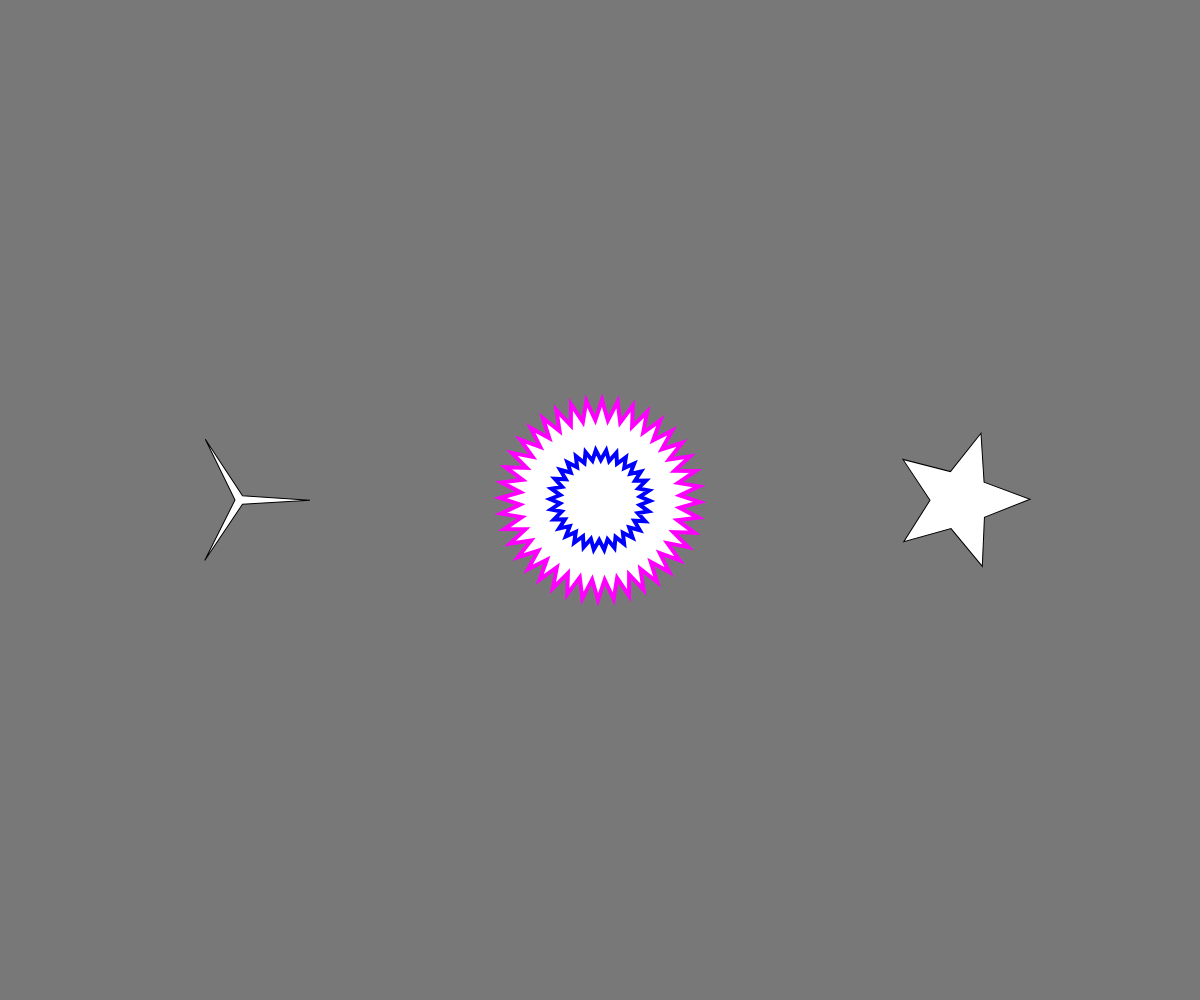
Frame 1 (no input)
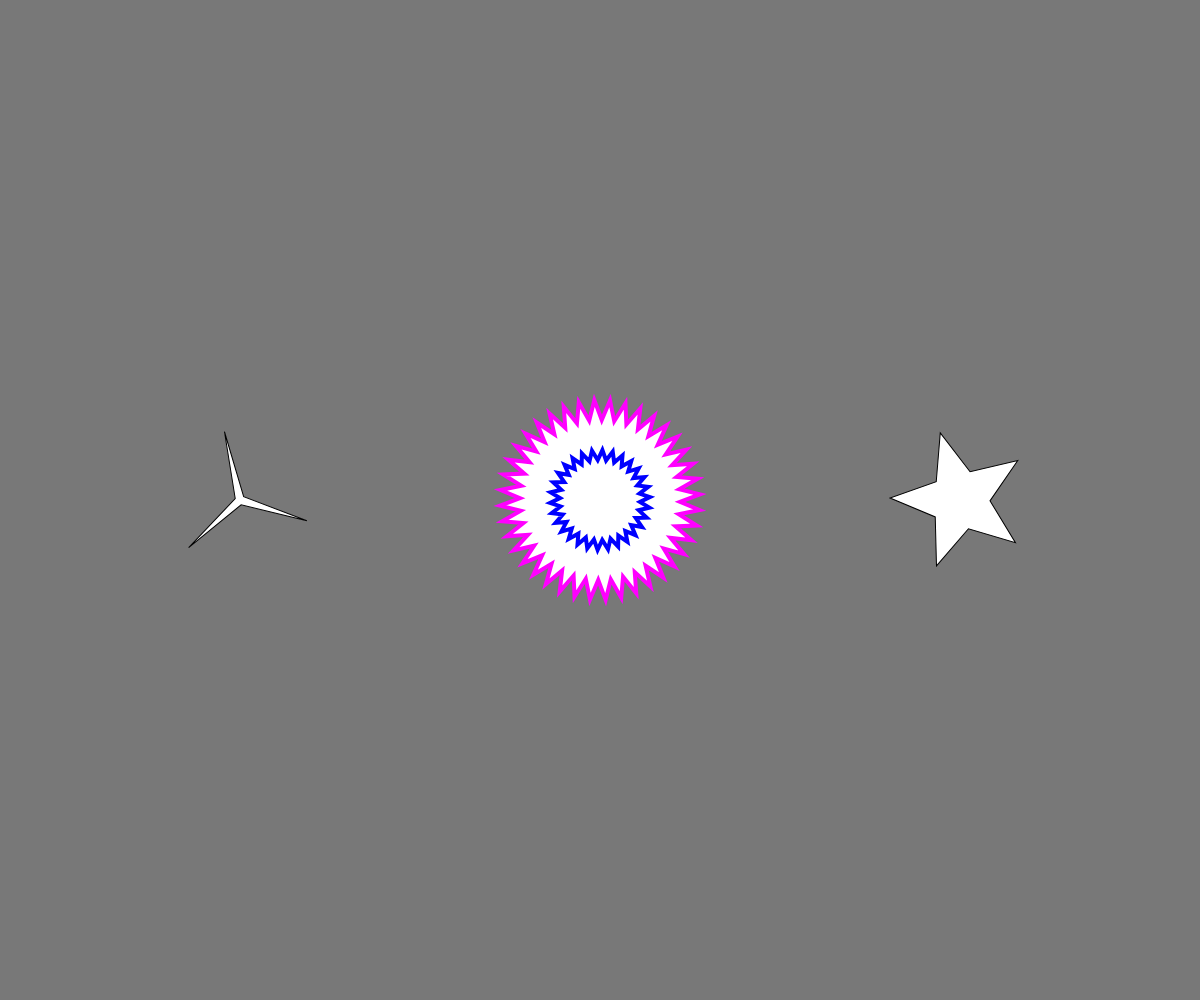
Frame 60 (no input)
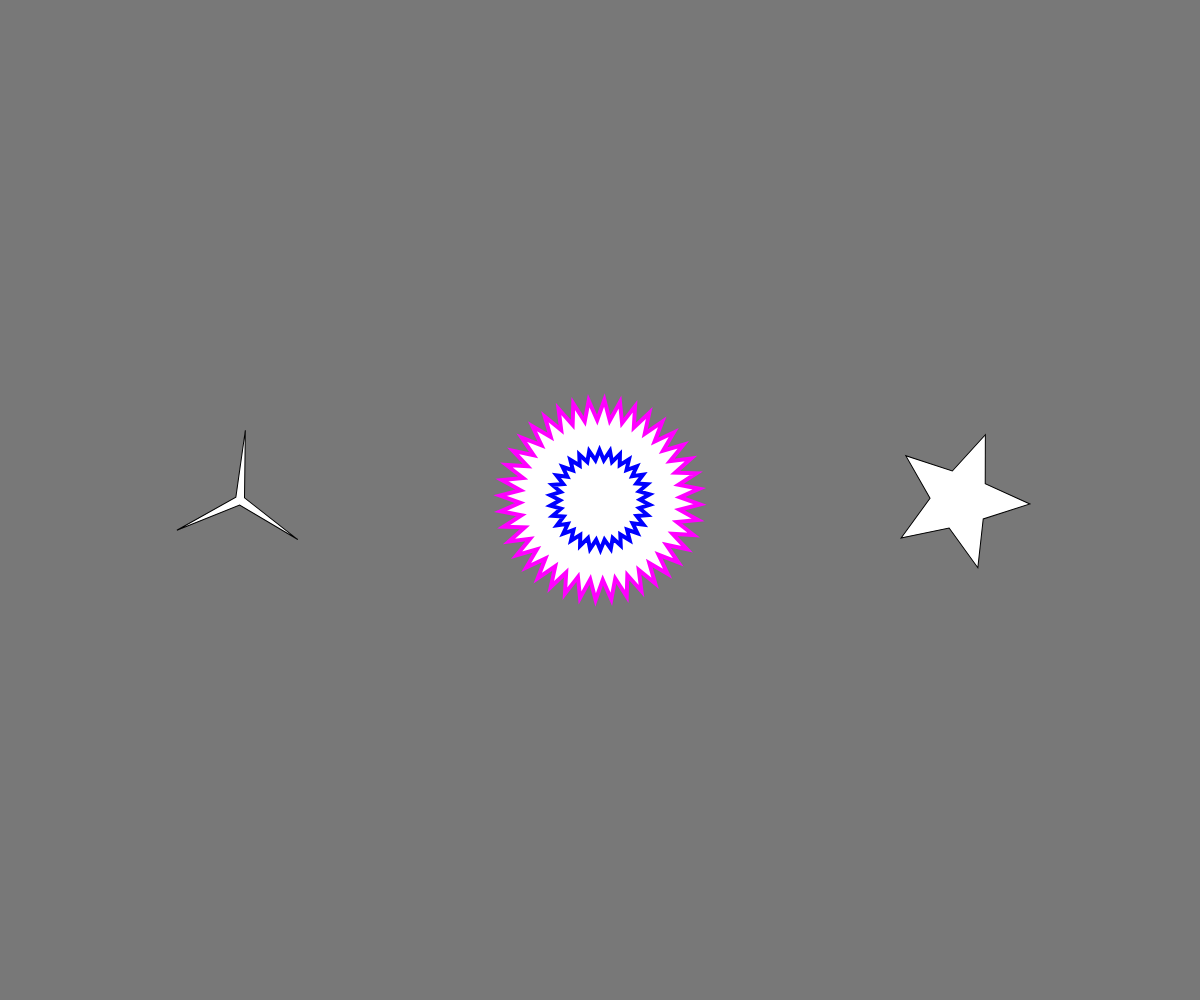
Frame 120 (the mouse pressed at the canvas centre since frame 60)

The p5.js sketch that drew these frames (run headless with seeded random() and noise() and a simulated clock; from frame 60 on, the mouse is pressed at the canvas centre):

// p5.js sketch
// ── sketch.js
function setup() {
  createCanvas(windowWidth, windowHeight);
}

function draw() {
  background(120);

  //1 left
  push();
  translate(width * 0.2, height * 0.5);
  rotate(frameCount / 200.0);
  star(0, 0, 5, 70, 3);
  pop();

  //2-1 middle Big
  push();
  strokeWeight(4);
  stroke(255,0,255);
  translate(width * 0.5, height * 0.5);
  rotate(frameCount / 50.0);
  star(0, 0, 80, 100, 40);
  pop();

  //2-2 middle small
  push();
  strokeWeight(4);
  stroke(0,0,255);
  translate(width * 0.5, height * 0.5);
  rotate(frameCount / 50.0);
  star(0, 0, 40, 50, 30);
  pop();

  //3 right
  push();
  translate(width * 0.8, height * 0.5);
  rotate(frameCount / -100.0);
  star(0, 0, 30, 70, 5);
  pop();
}

function star(x, y, radius1, radius2, npoints) {
  let angle = TWO_PI / npoints;
  let halfAngle = angle / 2.0;
  beginShape();
  for (let a = 0; a < TWO_PI; a += angle) {
    let sx = x + cos(a) * radius2;
    let sy = y + sin(a) * radius2;
    vertex(sx, sy);
    sx = x + cos(a + halfAngle) * radius1;
    sy = y + sin(a + halfAngle) * radius1;
    vertex(sx, sy);
  }
  endShape(CLOSE);
}
